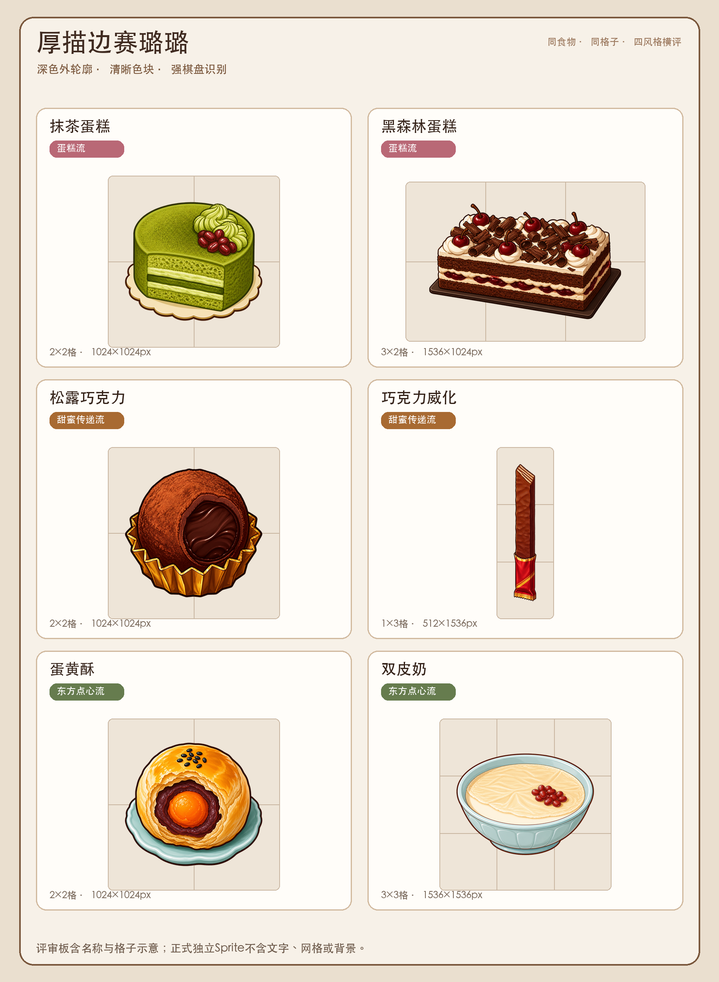
#> input picture GourmetProject/Art/FoodVisualSamples/cel/review_board.png, 719 x 982 px, shrunk from 1800 x 2460 before the run
$ python circle_mask.py ../../../../Art/FoodVisualSamples/cel/review_board.png
#> lines starting #> are read from the running program, lines starting #| are printed output that depends on the picture
#!/usr/bin/env python3
"""Force a square PNG to a circular alpha silhouette, keeping the canvas size."""

from __future__ import annotations

import math
import sys
from pathlib import Path

from PIL import Image, ImageChops, ImageDraw, ImageFilter


def circle_mask(path: Path, padding_ratio: float = 0.02, feather: float = 1.2) -> None:
#> called with padding_ratio = 0.02, feather = 1.2
    with Image.open(path) as source:
#> source is the input picture: PIL image 719x982 RGB; mean R, G, B 235, 225.7, 213.6
        image = source.convert("RGBA")

    width, height = image.size
#> width = 719; height = 982
    size = min(width, height)
#> size = 719
    left = (width - size) // 2
#> left = 0
    top = (height - size) // 2
#> top = 131
    image = image.crop((left, top, left + size, top + size))
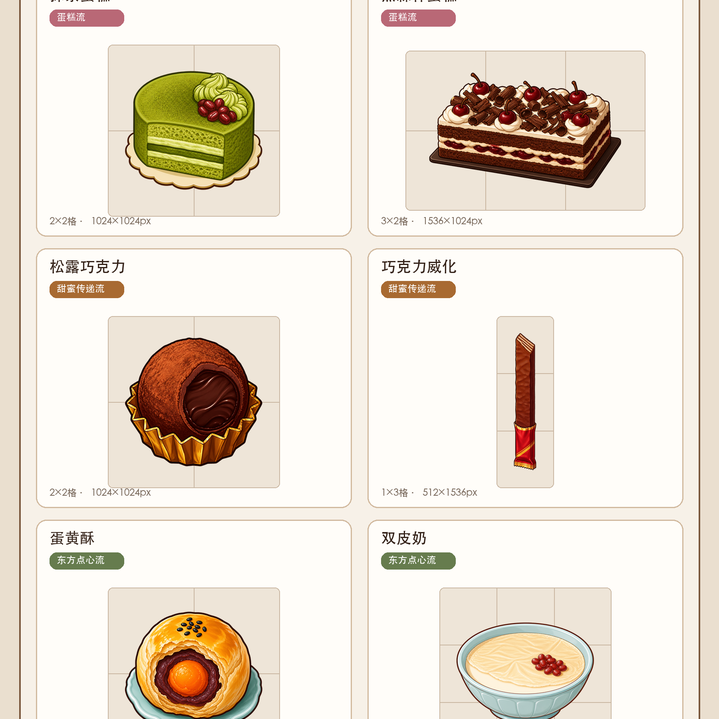
#> image: PIL image 719x719 RGBA; mean R, G, B, A 233.5, 223.4, 210.5, 255

    mask = Image.new("L", (size, size), 0)
#> mask: PIL image 719x719 L; every value is 0
    draw = ImageDraw.Draw(mask)
    inset = max(1, int(round(size * padding_ratio)))
#> inset = 14
    draw.ellipse((inset, inset, size - 1 - inset, size - 1 - inset), fill=255)
    if feather > 0:
        mask = mask.filter(ImageFilter.GaussianBlur(feather))
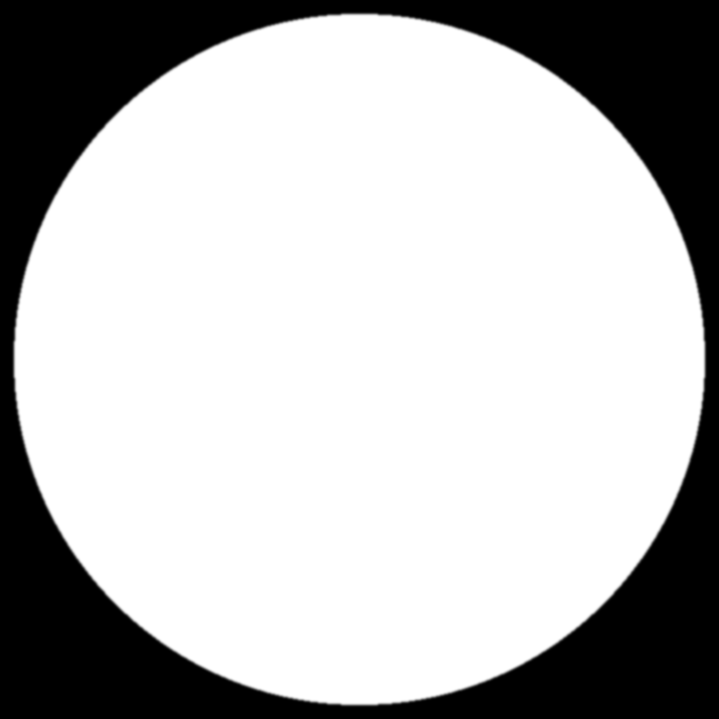
#> mask: PIL image 719x719 L; min 0, max 255, mean 185

    image.putalpha(ImageChops.multiply(image.getchannel("A"), mask))
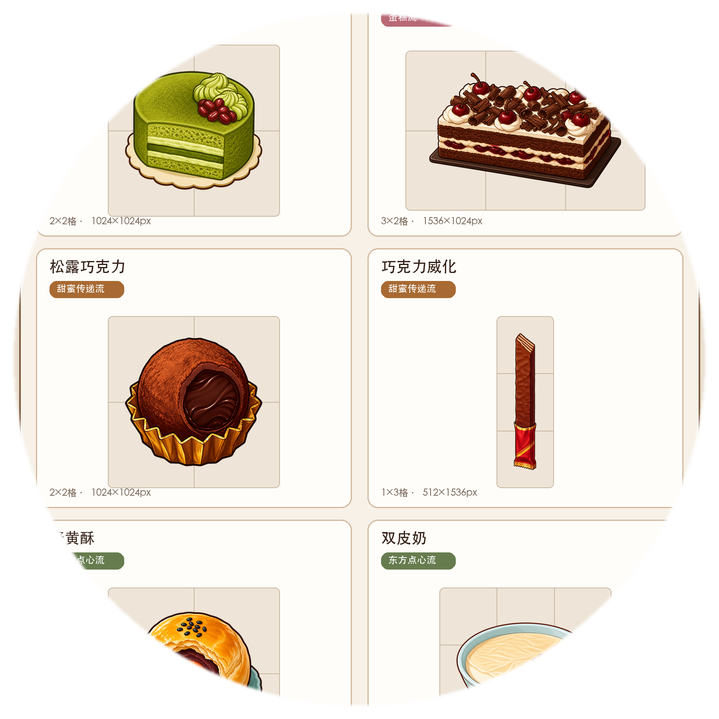
#> image: PIL image 719x719 RGBA; mean R, G, B, A 233.5, 223.4, 210.5, 185; transparent parts drawn white
    image.save(path)
    opaque = sum(1 for value in image.getchannel("A").getdata() if value > 8)
#> opaque = 379689
    coverage = opaque / float(size * size)
#> coverage = 0.734
    print(f"  {path.name}: circular mask {size}x{size}, coverage={coverage:.2f}")
#|   review_board.png: circular mask 719x719, coverage=0.73
    if coverage < 0.42:
        print(f"  WARNING: {path.name} looks sparse after circular mask (coverage={coverage:.2f})")


def main() -> None:
    if len(sys.argv) < 2:
        raise SystemExit("usage: circle_mask.py <png> [png...]")
    for arg in sys.argv[1:]:
        path = Path(arg)
        if not path.exists():
            raise SystemExit(f"missing: {path}")
        circle_mask(path)


if __name__ == "__main__":
    main()
